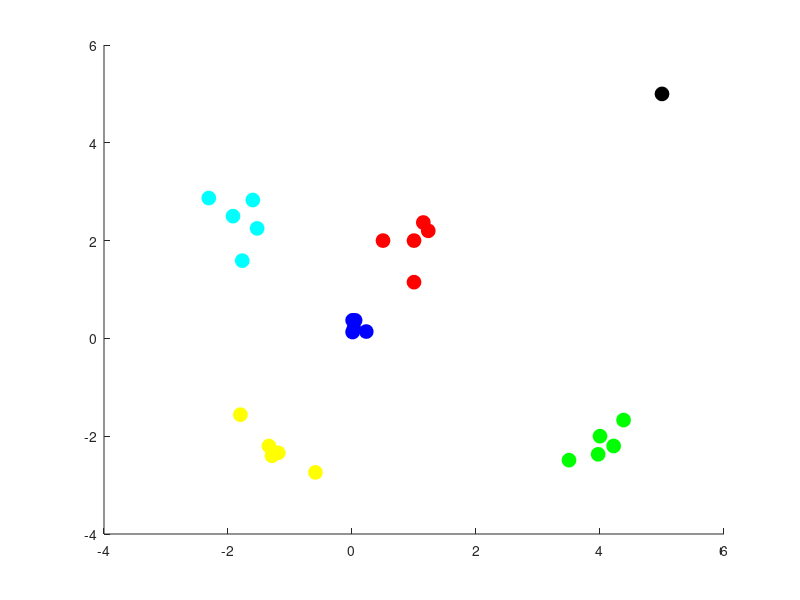

MATLAB code to generate this figure:
clear all
close all

%PROGRAMA QUE CALCULA LA TOMA DE DECISIONES ENTRE 5 CLASES DADO UN VECTOR
%DESCONOCIDO

%INTRODUCIR LOS DATOS DE MIS CLASES

c1=[1 1 0.5 1.15 1.23; 2 1.15 2 2.37 2.2];
c2=[4 4.38 3.5 3.97 4.22; -2 -1.67 -2.49 -2.37 -2.2];
c3=[-1.34 -1.8 -0.59 -1.19 -1.29; -2.2 -1.56 -2.74 -2.34 -2.4];
c4=[-1.92 -1.77 -2.31 -1.6 -1.53; 2.5 1.59 2.87 2.83 2.25];
c5=[0.23 0.01 0.01 0.05 0.03; 0.14 0.37 0.13 0.37 0.2];
circulo=[-0.1 0.5]


vx=input('dame la coordenada del vector en x=')
vy=input('dame la coordenada del vector en y=')
vector =[vx ; vy];
%Graficas de clases
hold on
plot(c1(1,:),c1(2,:),"ro","MarkerSize",10,"MarkerFaceColor","r")
plot(c2(1,:),c2(2,:),"go","MarkerSize",10,"MarkerFaceColor","g")
plot(c3(1,:),c3(2,:),"yo","MarkerSize",10,"MarkerFaceColor","y")
plot(c4(1,:),c4(2,:),"co","MarkerSize",10,"MarkerFaceColor","c")
plot(c5(1,:),c5(2,:),"bo","MarkerSize",10,"MarkerFaceColor","b")
plot(vector(1,:),vector(2,:),"ko","MarkerSize",10,"MarkerFaceColor","k")


%calculamos los parametros por cada clase

media1=mean(c1,2);
media2=mean(c2,2);
media3=mean(c3,2);
media4=mean(c4,2);
media5=mean(c5,2);

if norm(circulo-vector)>=6
    disp("El punto esta fuera del rango valido")
else
    %calculando las distancias entre vector a clasificar y la media
    dist1=norm(media1-vector)
    dist2=norm(media2-vector)
    dist3=norm(media3-vector)
    dist4=norm(media4-vector)
    dist5=norm(media5-vector)

    [dato,dato2] = min([dist1 dist2 dist3 dist4 dist5]);

    fprintf("El vector desconocido pertenece a la clase %d\n",dato2)
end
disp("Fin de programa")

